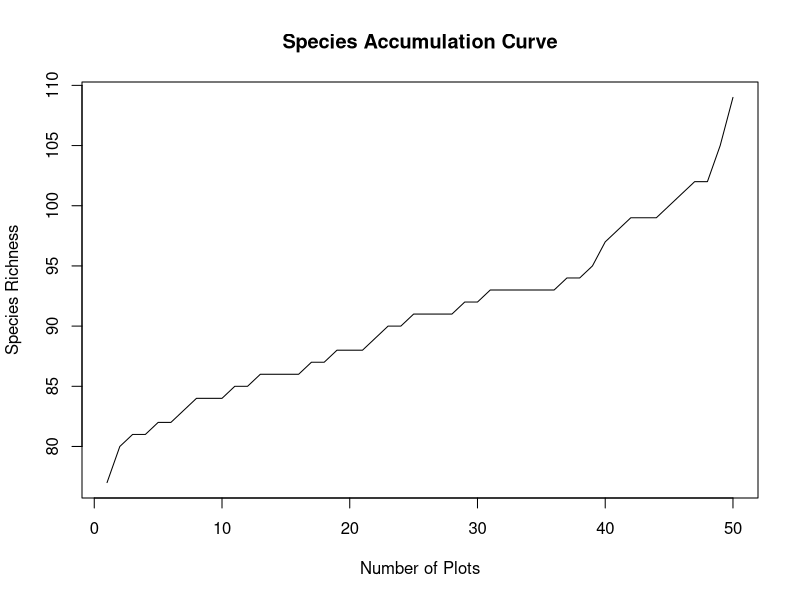
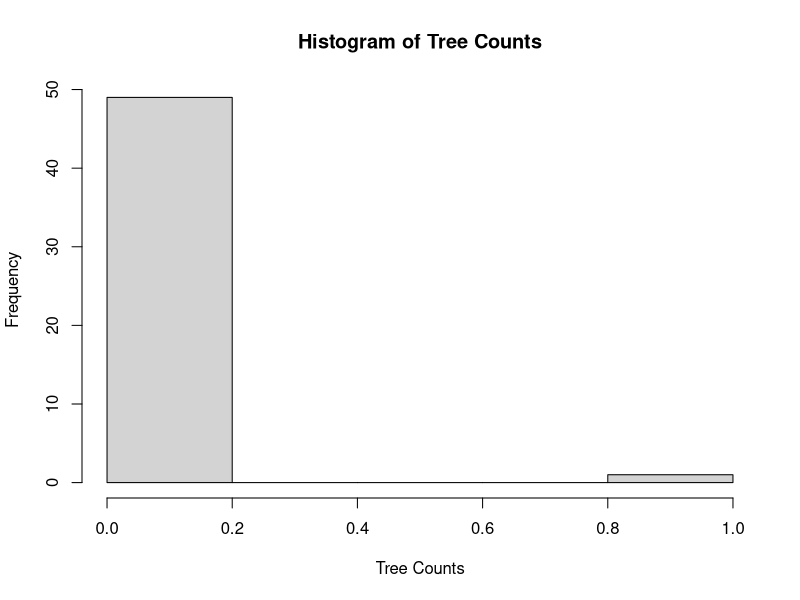
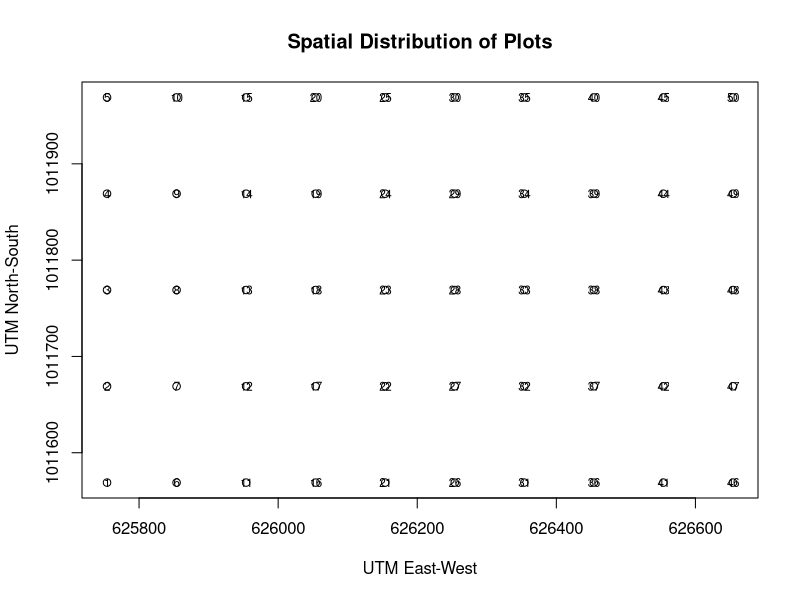
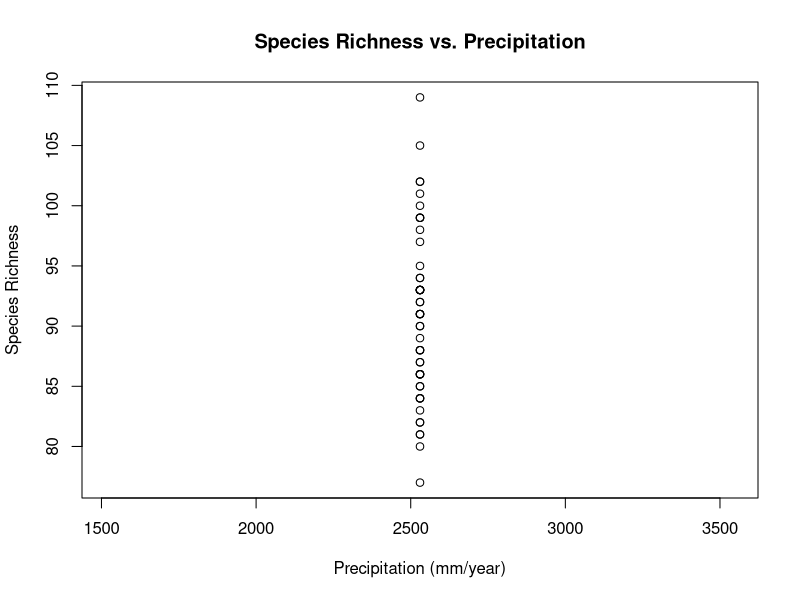
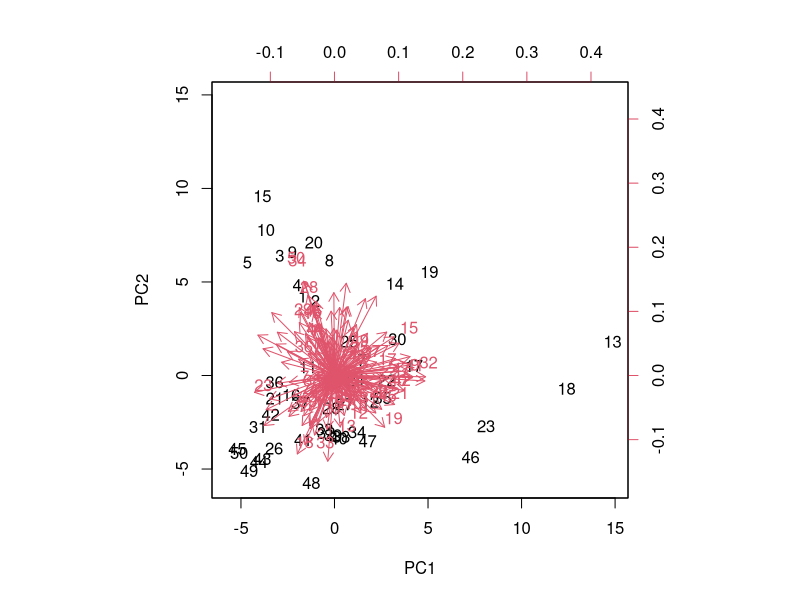
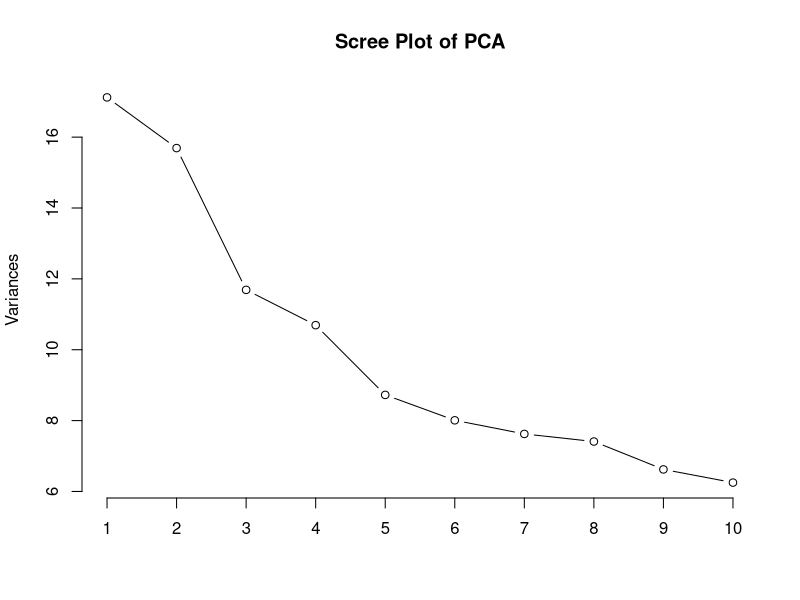
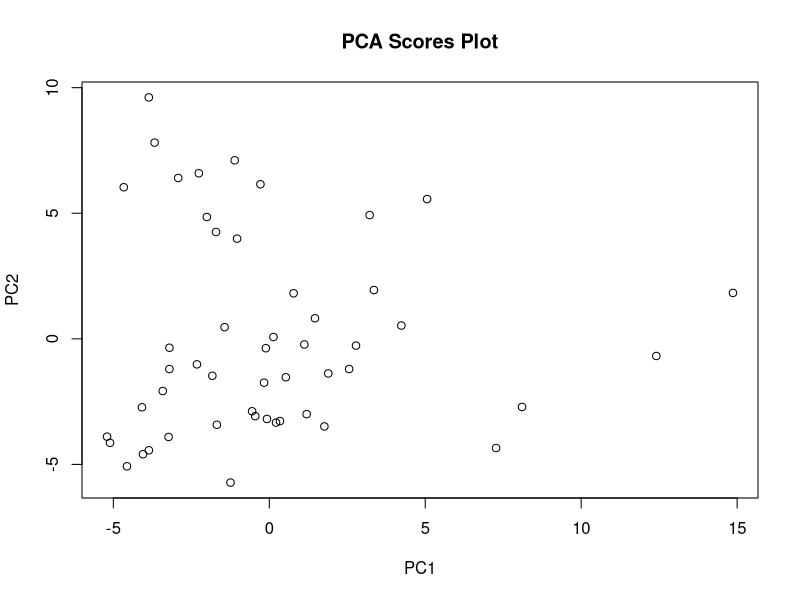
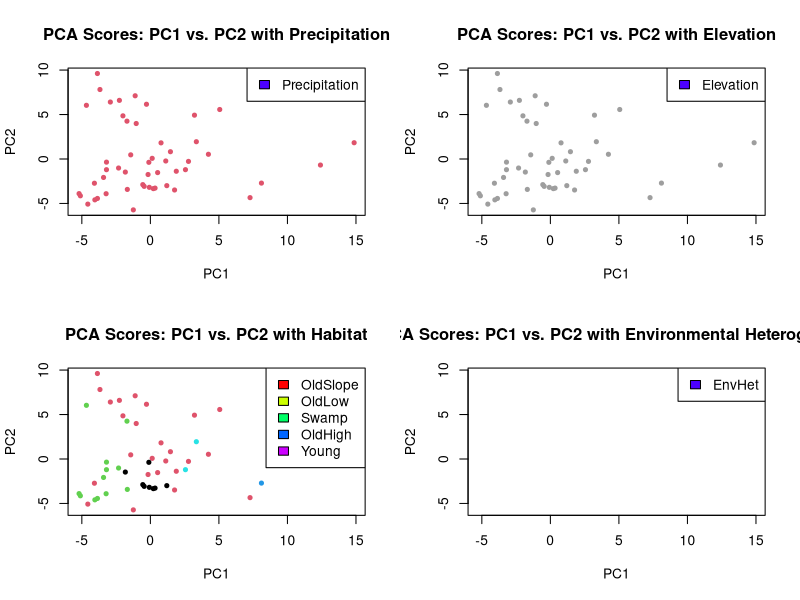

Recreate these plots in R, in order.
library(vegan)
data(BCI)
data(BCI.env)
data1 = as.data.frame(BCI)
tree_counts = data.frame(data1)
colnames(tree_counts) <- rownames(tree_counts)
rownames(tree_counts) <- 1:nrow(tree_counts)
tree_counts <- as.data.frame(sapply(tree_counts, as.numeric))
str(tree_counts)
summary(tree_counts)
species_richness <- apply(tree_counts, 1, function(x) sum(x > 0))
plot(sort(species_richness), type = "l", xlab = "Number of Plots", ylab = "Species Richness",
     main = "Species Accumulation Curve")
hist(tree_counts[,1], xlab = "Tree Counts", ylab = "Frequency", main = "Histogram of Tree Counts")
plot(BCI.env$UTM.EW, BCI.env$UTM.NS, xlab = "UTM East-West", ylab = "UTM North-South",
     main = "Spatial Distribution of Plots")
text(BCI.env$UTM.EW, BCI.env$UTM.NS, labels = rownames(tree_counts), cex = 0.7)
plot(BCI.env$Precipitation, species_richness, xlab = "Precipitation (mm/year)",
     ylab = "Species Richness", main = "Species Richness vs. Precipitation")
pca_result <- prcomp(tree_counts, scale. = TRUE)
summary(pca_result)

biplot(pca_result, scale = 0)


plot(pca_result, type = "l", main = "Scree Plot of PCA")


plot(pca_result$x[,1], pca_result$x[,2], xlab = "PC1", ylab = "PC2", 
     main = "PCA Scores Plot")
data_df <- as.data.frame(BCI)

env_df <- as.data.frame(BCI.env)


pca_result <- prcomp(data_df, scale. = TRUE)

par(mfrow=c(2, 2))

plot(pca_result$x[,1], pca_result$x[,2], 
     xlab = "PC1", ylab = "PC2", 
     main = "PCA Scores: PC1 vs. PC2 with Precipitation",
     col = env_df$Precipitation, pch = 20)

legend("topright", legend = "Precipitation", fill = topo.colors(length(unique(env_df$Precipitation))))


plot(pca_result$x[,1], pca_result$x[,2], 
     xlab = "PC1", ylab = "PC2", 
     main = "PCA Scores: PC1 vs. PC2 with Elevation",
     col = env_df$Elevation, pch = 20)


legend("topright", legend = "Elevation", fill = topo.colors(length(unique(env_df$Elevation))))


plot(pca_result$x[,1], pca_result$x[,2], 
     xlab = "PC1", ylab = "PC2", 
     main = "PCA Scores: PC1 vs. PC2 with Habitat",
     col = as.numeric(env_df$Habitat), pch = 20)


legend("topright", legend = unique(env_df$Habitat), fill = rainbow(length(unique(env_df$Habitat))))

plot(pca_result$x[,1], pca_result$x[,2], 
     xlab = "PC1", ylab = "PC2", 
     main = "PCA Scores: PC1 vs. PC2 with Environmental Heterogeneity",
     col = env_df$EnvHet, pch = 20)
legend("topright", legend = "EnvHet", fill = topo.colors(length(unique(env_df$EnvHet))))
